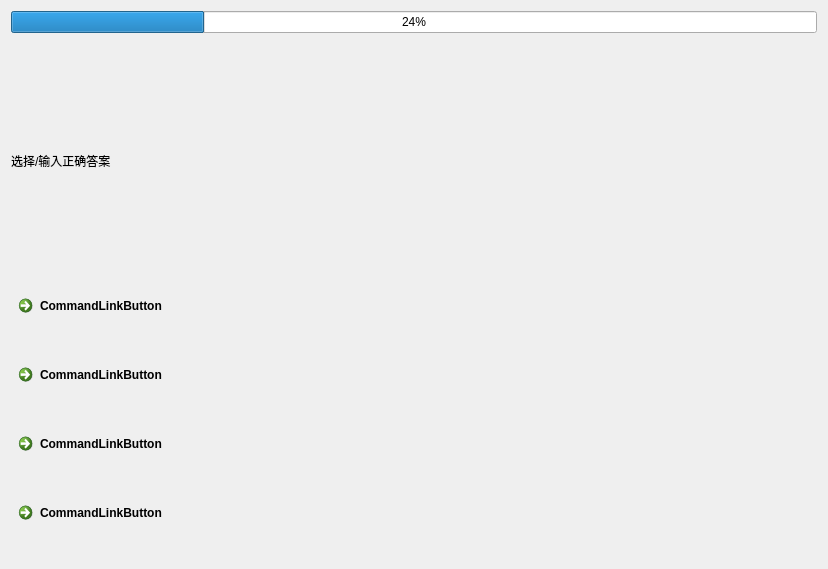
<?xml version="1.0" encoding="UTF-8"?>
<ui version="4.0">
 <class>test</class>
 <widget class="QWidget" name="test">
  <property name="geometry">
   <rect>
    <x>0</x>
    <y>0</y>
    <width>828</width>
    <height>569</height>
   </rect>
  </property>
  <property name="windowTitle">
   <string>Form</string>
  </property>
  <layout class="QGridLayout" name="gridLayout">
   <item row="1" column="0">
    <layout class="QVBoxLayout" name="verticalLayout_2">
     <item>
      <widget class="QCommandLinkButton" name="A">
       <property name="styleSheet">
        <string notr="true">font: 75 14pt &quot;微软雅黑&quot;;
border-color: qconicalgradient(cx:0, cy:0, angle:135, stop:0 rgba(255, 255, 0, 69), stop:0.375 rgba(255, 255, 0, 69), stop:0.423533 rgba(251, 255, 0, 145), stop:0.45 rgba(247, 255, 0, 208), stop:0.477581 rgba(255, 244, 71, 130), stop:0.518717 rgba(255, 218, 71, 130), stop:0.55 rgba(255, 255, 0, 255), stop:0.57754 rgba(255, 203, 0, 130), stop:0.625 rgba(255, 255, 0, 69), stop:1 rgba(255, 255, 0, 69));</string>
       </property>
       <property name="text">
        <string>CommandLinkButton</string>
       </property>
       <property name="checkable">
        <bool>false</bool>
       </property>
       <property name="checked">
        <bool>false</bool>
       </property>
       <property name="autoRepeatInterval">
        <number>300</number>
       </property>
       <property name="autoDefault">
        <bool>false</bool>
       </property>
       <property name="default">
        <bool>false</bool>
       </property>
      </widget>
     </item>
     <item>
      <widget class="QCommandLinkButton" name="B">
       <property name="styleSheet">
        <string notr="true">font: 75 14pt &quot;微软雅黑&quot;;</string>
       </property>
       <property name="text">
        <string>CommandLinkButton</string>
       </property>
      </widget>
     </item>
     <item>
      <widget class="QCommandLinkButton" name="C">
       <property name="styleSheet">
        <string notr="true">font: 75 14pt &quot;微软雅黑&quot;;</string>
       </property>
       <property name="text">
        <string>CommandLinkButton</string>
       </property>
      </widget>
     </item>
     <item>
      <widget class="QCommandLinkButton" name="D">
       <property name="styleSheet">
        <string notr="true">font: 75 14pt &quot;微软雅黑&quot;;</string>
       </property>
       <property name="text">
        <string>CommandLinkButton</string>
       </property>
      </widget>
     </item>
    </layout>
   </item>
   <item row="0" column="0">
    <layout class="QVBoxLayout" name="verticalLayout">
     <item>
      <widget class="QProgressBar" name="finished">
       <property name="value">
        <number>24</number>
       </property>
      </widget>
     </item>
     <item>
      <widget class="QLabel" name="text">
       <property name="styleSheet">
        <string notr="true">font: 75 18pt &quot;微软雅黑&quot;;</string>
       </property>
       <property name="text">
        <string>选择/输入正确答案</string>
       </property>
      </widget>
     </item>
    </layout>
   </item>
  </layout>
 </widget>
 <resources/>
 <connections/>
</ui>
